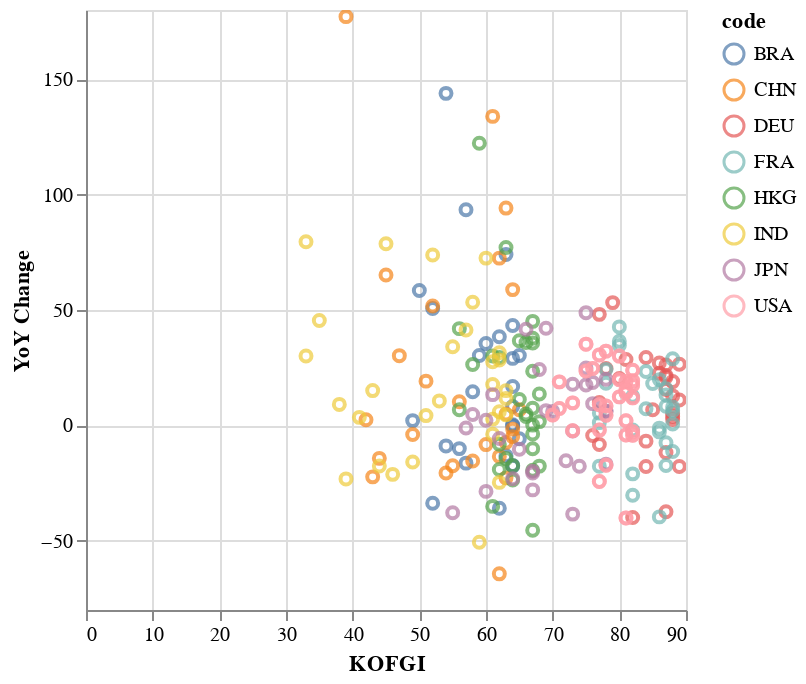

Notebook source saved alongside this figure:
### Code cell
alt.Chart(kof_df).mark_point().encode(
    x='KOFGI',
    y='YoY Change:Q',
    color='code:N'
).interactive()

### Figure 1 — Vega-Lite specification as saved in the notebook (floating-point values rounded to 4 significant figures; data arrays with more than 128 entries replaced by an {"elided": "..."} marker saying what was removed)
{"config": {"view": {"continuousWidth": 300, "continuousHeight": 300}}, "data": {"name": "data-b691c1d836aa732ce869048d4e165ce2"}, "mark": {"type": "point"}, "encoding": {"color": {"field": "code", "type": "nominal"}, "x": {"field": "KOFGI", "type": "quantitative"}, "y": {"field": "YoY Change", "type": "quantitative"}}, "params": [{"name": "param_1", "select": {"type": "interval", "encodings": ["x", "y"]}, "bind": "scales"}], "$schema": "https://vega.github.io/schema/vega-lite/v5.8.0.json", "datasets": {"data-b691c1d836aa732ce869048d4e165ce2": {"elided": "264 records"}}}
